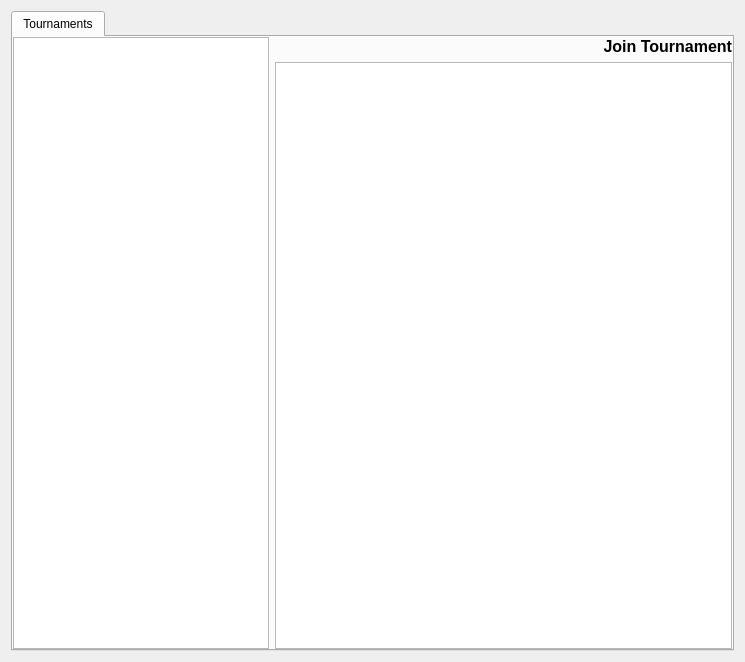
<?xml version="1.0" encoding="UTF-8"?>
<ui version="4.0">
 <class>Form</class>
 <widget class="QWidget" name="Form">
  <property name="geometry">
   <rect>
    <x>0</x>
    <y>0</y>
    <width>745</width>
    <height>662</height>
   </rect>
  </property>
  <property name="sizePolicy">
   <sizepolicy hsizetype="Expanding" vsizetype="Expanding">
    <horstretch>0</horstretch>
    <verstretch>0</verstretch>
   </sizepolicy>
  </property>
  <property name="windowTitle">
   <string>Form</string>
  </property>
  <layout class="QGridLayout" name="gridLayout_2">
   <item row="0" column="0">
    <widget class="QTabWidget" name="topTabs">
     <property name="currentIndex">
      <number>0</number>
     </property>
     <widget class="QWidget" name="tab">
      <attribute name="title">
       <string>Tournaments</string>
      </attribute>
      <layout class="QGridLayout" name="gridLayout">
       <property name="margin">
        <number>0</number>
       </property>
       <item row="0" column="0">
        <widget class="QFrame" name="frame">
         <property name="sizePolicy">
          <sizepolicy hsizetype="Fixed" vsizetype="Expanding">
           <horstretch>0</horstretch>
           <verstretch>0</verstretch>
          </sizepolicy>
         </property>
         <layout class="QVBoxLayout" name="verticalLayout">
          <property name="margin">
           <number>0</number>
          </property>
          <item>
           <widget class="QListWidget" name="tourneyTypeList">
            <property name="sizePolicy">
             <sizepolicy hsizetype="Expanding" vsizetype="Expanding">
              <horstretch>0</horstretch>
              <verstretch>0</verstretch>
             </sizepolicy>
            </property>
            <property name="focusPolicy">
             <enum>Qt::NoFocus</enum>
            </property>
            <property name="dragDropMode">
             <enum>QAbstractItemView::InternalMove</enum>
            </property>
            <property name="selectionMode">
             <enum>QAbstractItemView::NoSelection</enum>
            </property>
            <property name="iconSize">
             <size>
              <width>48</width>
              <height>48</height>
             </size>
            </property>
            <property name="verticalScrollMode">
             <enum>QAbstractItemView::ScrollPerPixel</enum>
            </property>
            <property name="movement">
             <enum>QListView::Snap</enum>
            </property>
            <property name="flow">
             <enum>QListView::TopToBottom</enum>
            </property>
            <property name="resizeMode">
             <enum>QListView::Fixed</enum>
            </property>
            <property name="layoutMode">
             <enum>QListView::SinglePass</enum>
            </property>
            <property name="spacing">
             <number>0</number>
            </property>
            <property name="viewMode">
             <enum>QListView::ListMode</enum>
            </property>
            <property name="sortingEnabled">
             <bool>true</bool>
            </property>
           </widget>
          </item>
         </layout>
        </widget>
       </item>
       <item row="0" column="1">
        <layout class="QVBoxLayout" name="verticalLayout_2">
         <property name="margin">
          <number>0</number>
         </property>
         <item>
          <widget class="QLabel" name="labelJoinTournament">
           <property name="font">
            <font>
             <family>Segoe UI</family>
             <pointsize>12</pointsize>
             <weight>75</weight>
             <bold>true</bold>
            </font>
           </property>
           <property name="text">
            <string>Join Tournament</string>
           </property>
           <property name="alignment">
            <set>Qt::AlignRight|Qt::AlignTrailing|Qt::AlignVCenter</set>
           </property>
          </widget>
         </item>
         <item>
          <widget class="QListWidget" name="tourneyList">
           <property name="focusPolicy">
            <enum>Qt::NoFocus</enum>
           </property>
           <property name="selectionMode">
            <enum>QAbstractItemView::NoSelection</enum>
           </property>
           <property name="iconSize">
            <size>
             <width>100</width>
             <height>100</height>
            </size>
           </property>
           <property name="textElideMode">
            <enum>Qt::ElideMiddle</enum>
           </property>
           <property name="verticalScrollMode">
            <enum>QAbstractItemView::ScrollPerPixel</enum>
           </property>
           <property name="horizontalScrollMode">
            <enum>QAbstractItemView::ScrollPerPixel</enum>
           </property>
           <property name="movement">
            <enum>QListView::Static</enum>
           </property>
           <property name="flow">
            <enum>QListView::LeftToRight</enum>
           </property>
           <property name="resizeMode">
            <enum>QListView::Adjust</enum>
           </property>
           <property name="viewMode">
            <enum>QListView::IconMode</enum>
           </property>
           <property name="uniformItemSizes">
            <bool>true</bool>
           </property>
           <property name="sortingEnabled">
            <bool>true</bool>
           </property>
          </widget>
         </item>
        </layout>
       </item>
      </layout>
     </widget>
    </widget>
   </item>
  </layout>
 </widget>
 <resources/>
 <connections/>
</ui>
